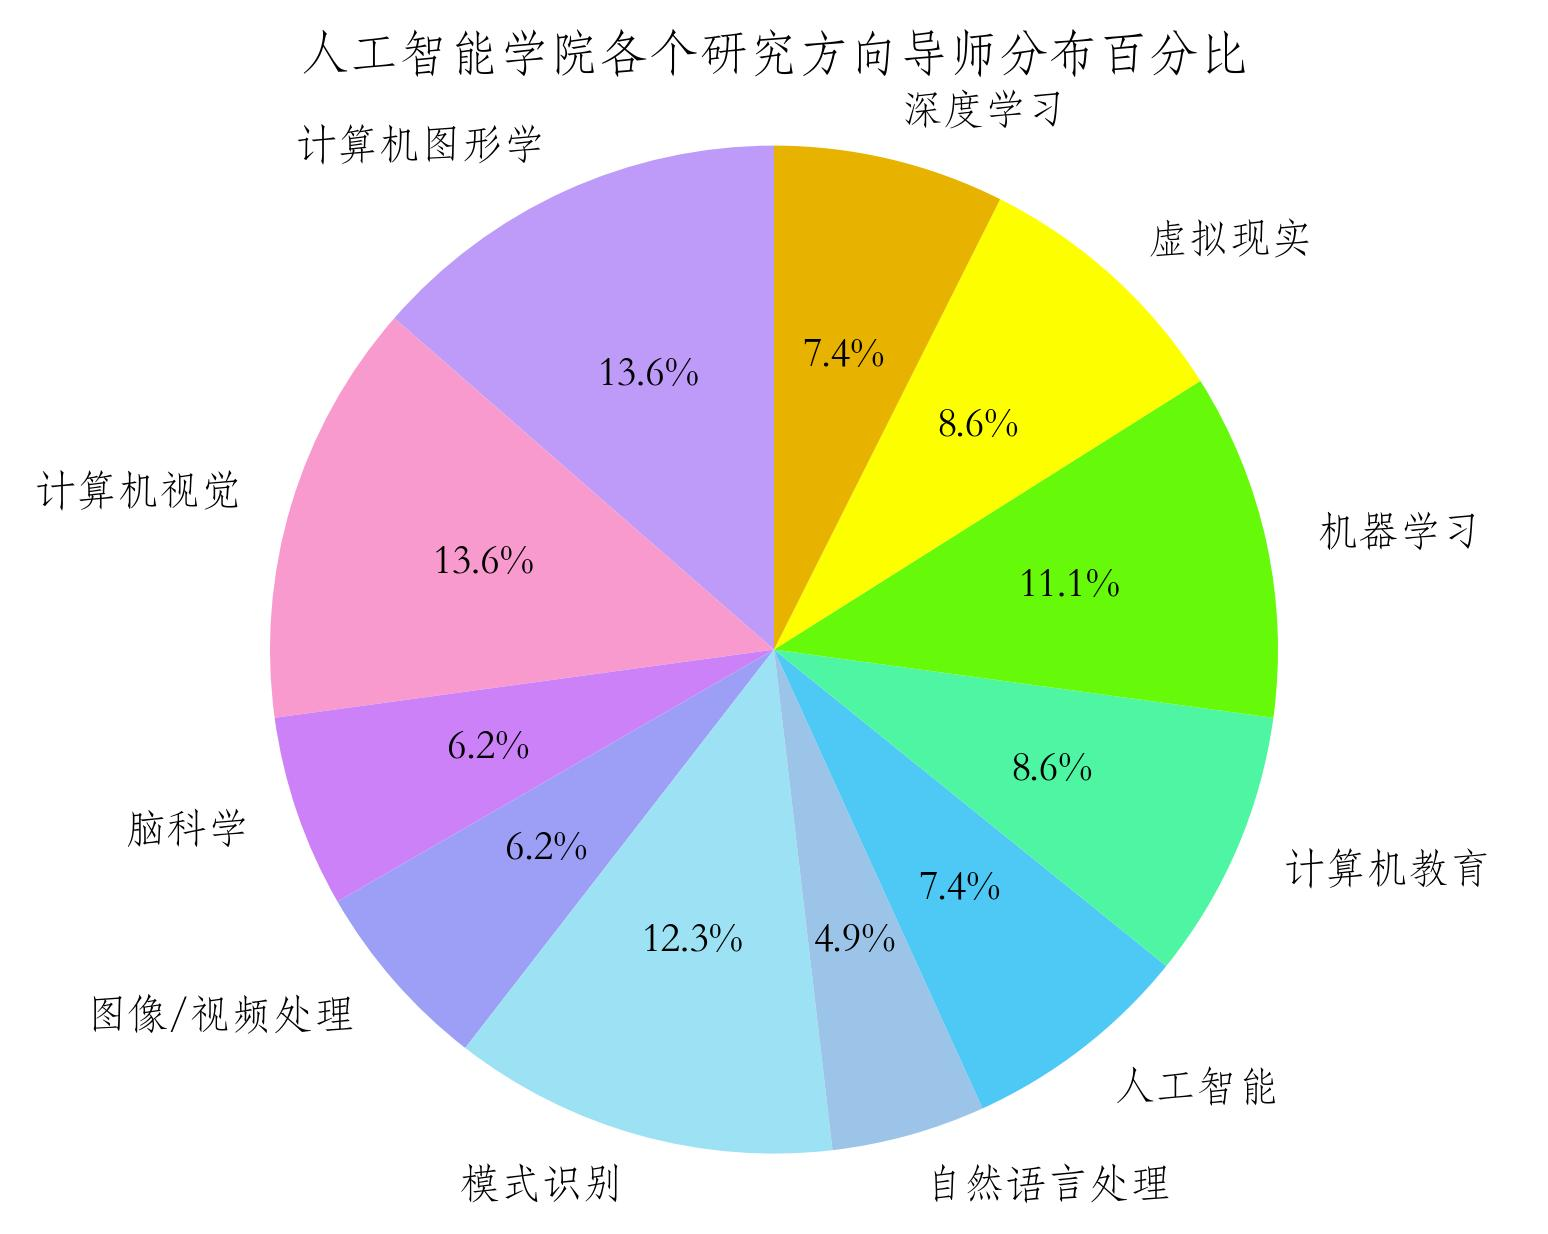

Write Python code to recreate this figure.
def PieChart_function():
    import matplotlib.pyplot as plt
    import pandas as pd
    from PIL import Image
    plt.rcParams['font.sans-serif'] = ['STFangsong']#设置成仿宋字体
    # 选择一组好看的颜色
    colors = ['#BE9AF9', '#F99ACF', '#CD81F9', '#9D9EF5', '#9DE1F5', '#9CC3E8', '#4EC8F5', '#4EF5A3', '#66FA0A', '#FDFF00','#E7B200']
    csv_file = '人工智能学院各个研究方向导师.csv'
    df = pd.read_csv(csv_file)
    Number_tutor = df['导师数量'].tolist()
    Research_direction = df['研究方向'].tolist()
    total = sum(Number_tutor)
    percentages = [number/total*100 for number in Number_tutor]
    fig,ax = plt.subplots()
    ax.pie(percentages, labels=Research_direction, autopct='%1.1f%%', startangle=90, colors = colors)
    ax.axis('equal')  # 确保饼图是圆形的
    plt.title('人工智能学院各个研究方向导师分布百分比')
    # 保存图片为.jpg格式
    output_file = 'PieChart/PieChart.jpg'
    plt.savefig(output_file, bbox_inches='tight')  # bbox_inches='tight' 用于去掉多余的空白
    plt.savefig(output_file, dpi=300, bbox_inches='tight')  # dpi设置图片分辨率
    #调整文件大小
    img = Image.open('PieChart/PieChart.jpg')
    img_resized = img.resize((500, 400))
    # 保存调整大小后的词云图像
    img_resized.save('PieChart/PieChart_500*400.jpg')
